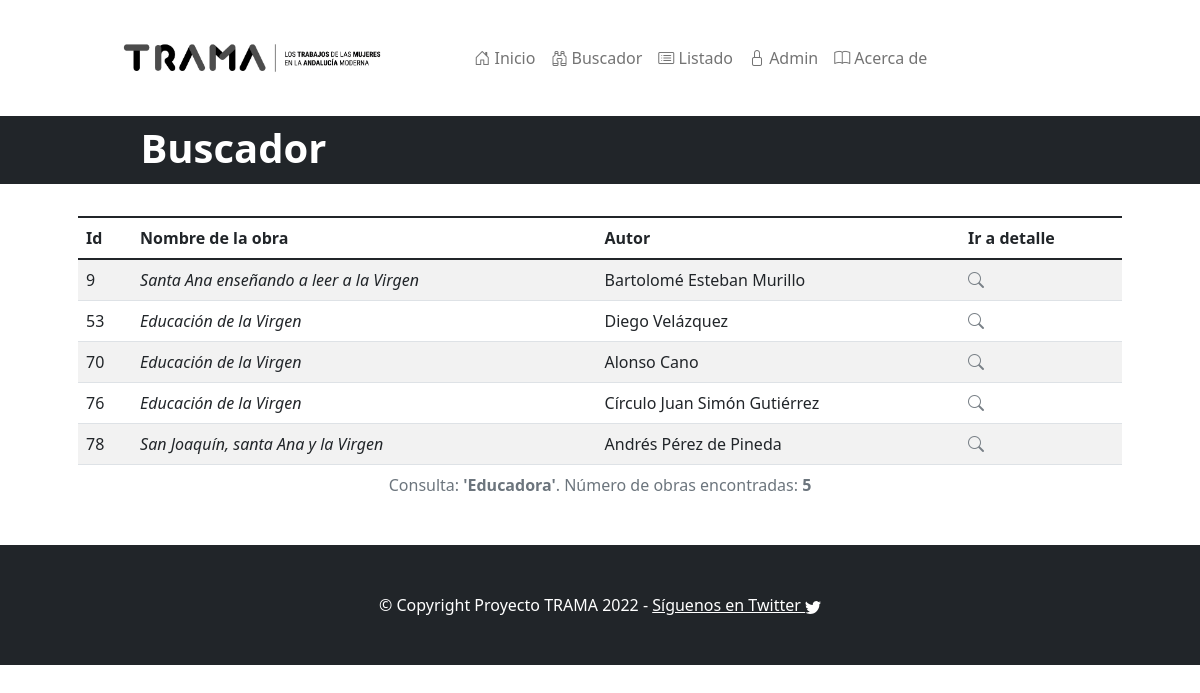
Page /trama/search_result/?query=Educadora on the committed database.
### trama/models.py (models this page shows, shortened)
class TrabajoRepresentado(models.Model):
    nombre_trabajo = models.CharField(
        max_length=256,
        blank=False,
        null=False,
        help_text="Nombre de la profesión representada (hilandera, curandera,...)")

class Obra(models.Model):
    nombre_obra = models.CharField(
        max_length=256,
        blank=False,
        null=False,
        help_text="Nombre completo de la obra")
    autor = models.CharField(max_length=256,
        blank=False,
        null=False,
        help_text="Autor de la obra")
    anno = models.CharField("Año o época aproximada de la obra",
        max_length=64,
        blank=False,
        null=False,
        help_text="Año (exacto o aproximado) de creación de la obra")
    ubicacion = models.CharField("Ubicación",
        max_length=128,
        blank=False,
        null=False,
        help_text="Ubicación de la obra (museo, colección particular...)")
    iconografia = models.CharField("Iconografía",
        max_length=128,
        blank=False,
        null=False,
        help_text="Breve descripción de la iconografía representada")
    descripcion = models.TextField("Descripción",
        blank=False,
        null=False,
        help_text="Descripción de la obra en texto libre")
    url_externa = models.CharField(max_length=512,
        blank=True,
        null=True,
        help_text="URL con contexto")
    url_imagen = models.CharField(max_length=512,
        blank=True,
        null=True,
        help_text="URL externa del archivo de imagen (si la hay)")
    estilo = models.ForeignKey(
        Estilo,
        blank=False,
        null=False,
        on_delete=models.CASCADE)
    tipo_de_obra = models.ForeignKey(
        TipoDeObra,
        blank=False,
        null=False,
        on_delete=models.CASCADE)
    trabajo_representado = models.ManyToManyField(
        TrabajoRepresentado,
        blank=False)

### trama/views.py (the view)
def search_result(request):
    if request.method == "GET":
        query_text = request.GET.get("query", "")
        buscador = Buscador(query_text=query_text)
        query_results = buscador.get()
        return render(request, "search.html",
                      {"query": query_text,
                       "query_result": query_results})

### trama/utils/buscador.py (called while the page is built)
    def get(self) -> QuerySet:
        query_tokens = self._query_text.lower().split()
        query_result = None
        for token in query_tokens:
            matching_obras = Obra.objects.filter(
                Q(nombre_obra__icontains=token) |
                Q(descripcion__icontains=token) |
                Q(trabajo_representado__nombre_trabajo__icontains=token)
            ).distinct()
            if query_result is None:
                query_result = matching_obras
            else:
                query_result = query_result.union(matching_obras)
        return query_result.order_by('id')

### trama/templates/search.html (shortened to what this page needs)
{% extends "base.html" %}
{% block texto_barra %}Buscador{% endblock %}
{% block content %}
  {%if query %}
    <table class="table table-striped">
      <caption class="text-center">Consulta: <strong>'{{query}}'</strong>.
        Número de obras encontradas:  <strong>{{query_result.count}}</strong></caption>
        <thead>
          <tr>
            <th>Id</th>
            <th>Nombre de la obra</th>
            <th>Autor</th>
            <th>Ir a detalle</th>
          </tr>
        </thead>
        <tbody>
          {% for obra in query_result.all %}
      <tr>
        <td>{{obra.id}}</td>
        <td><em>{{obra.nombre_obra}}</em></td>
        <td>{{obra.autor}}</td>
        <td><a href="{% url 'detalle_obra' obra.pk %}" alt="Mostrar detalle"><i class="bi bi-search"></i></a></td>
      </tr>
    {% endfor %}</tbody>
    </table>
  {% endif %}
{% endblock %}

### rows in the picture
TrabajoRepresentado: nombre_trabajo "Educadora"
Obra: id "9", nombre_obra "Santa Ana enseñando a leer a la Virgen", autor "Bartolomé Esteban Murillo"
Obra: id "53", nombre_obra "Educación de la Virgen", autor "Diego Velázquez"
Obra: id "70", nombre_obra "Educación de la Virgen", autor "Alonso Cano"
Obra: id "76", nombre_obra "Educación de la Virgen", autor "Círculo Juan Simón Gutiérrez"
Obra: id "78", nombre_obra "San Joaquín, santa Ana y la Virgen", autor "Andrés Pérez de Pineda"

### other values in the picture
{{ query_result.count }} "5"
